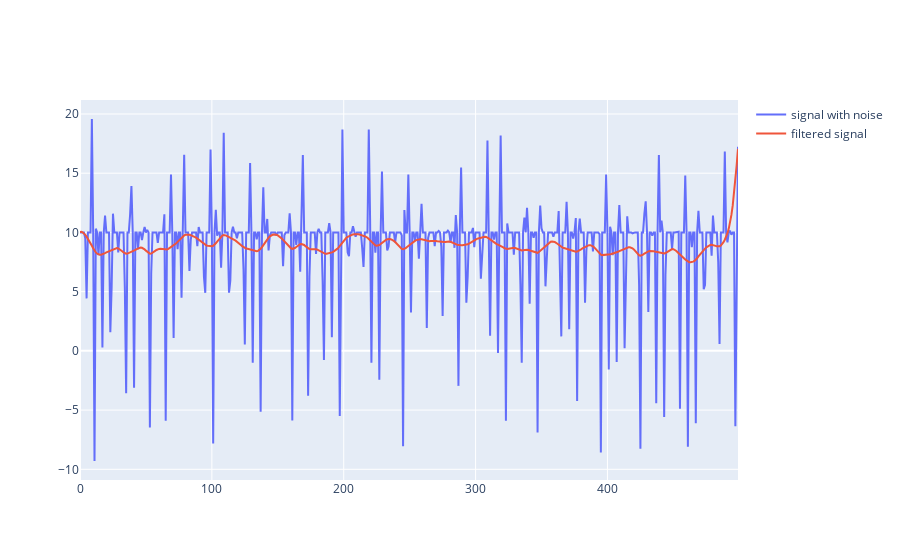

The notebook cell saved with this chart:
### Code cell
import numpy as np
from scipy.signal import butter,filtfilt
import plotly.graph_objects as go

# Filter requirements.
fs = 50.0       # sample rate, Hz
cutoff = 2      # desired cutoff frequency of the filter, Hz ,      slightly higher than actual 1.2 Hz
nyq = 0.5 * fs  # Nyquist Frequency
order = 2       # sin wave can be approx represented as quadratic

data1 = np.loadtxt('data_1.csv',delimiter=',')
t_samp2, data_in2, data_out2 = np.loadtxt('data_2.csv',delimiter=',').T

def butter_lowpass_filter(data, cutoff, fs, order):
    normal_cutoff = cutoff / nyq
    # Get the filter coefficients 
    b, a = butter(order, normal_cutoff, btype='low', analog=False)
    y = filtfilt(b, a, data)
    return y

# Filter the data, and plot both the original and filtered signals.
y = butter_lowpass_filter(data, cutoff, fs, order)
fig = go.Figure()
fig.add_trace(go.Scatter(y=data1, name='signal with noise'))
fig.add_trace(go.Scatter(y=y, name='filtered signal'))
fig.show()

### Figure 1 — Plotly figure (JSON) as saved in the notebook; plotly's stock layout.template omitted (floating-point values rounded to 4 significant figures; data arrays with more than 128 entries replaced by an {"elided": "..."} marker saying what was removed)
{"data": [{"name": "signal with noise", "type": "scatter", "y": {"elided": "500 float values"}}, {"name": "filtered signal", "type": "scatter", "y": {"elided": "500 float values"}}], "layout": {}}
